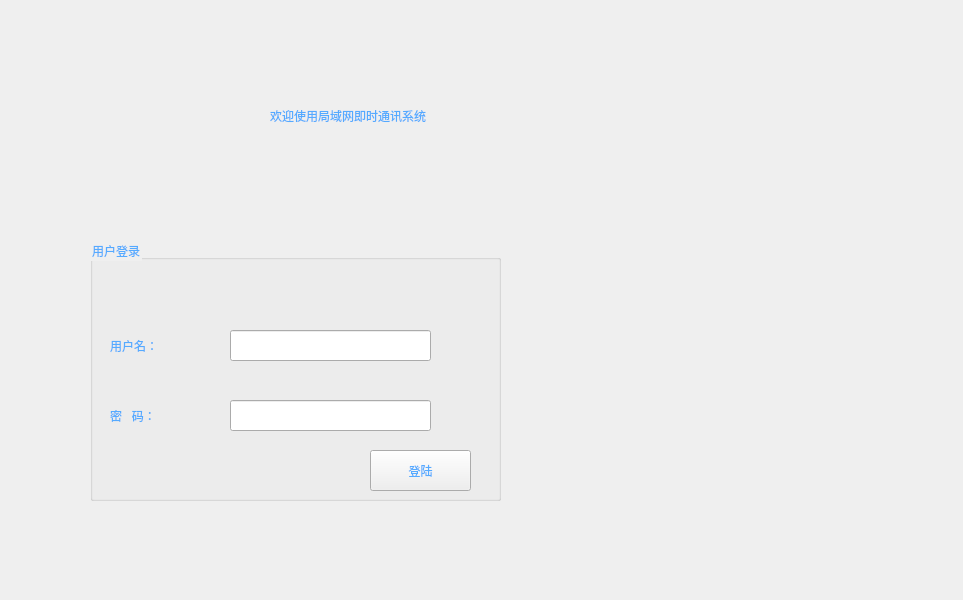
<?xml version="1.0" encoding="UTF-8"?>
<ui version="4.0">
 <class>Login</class>
 <widget class="QWidget" name="Login">
  <property name="geometry">
   <rect>
    <x>0</x>
    <y>0</y>
    <width>963</width>
    <height>600</height>
   </rect>
  </property>
  <property name="windowTitle">
   <string>Form</string>
  </property>
  <property name="styleSheet">
   <string notr="true"/>
  </property>
  <widget class="QGroupBox" name="groupBox">
   <property name="geometry">
    <rect>
     <x>90</x>
     <y>240</y>
     <width>411</width>
     <height>261</height>
    </rect>
   </property>
   <property name="styleSheet">
    <string notr="true">font: 20pt &quot;Arial&quot;;
color: rgb(85, 170, 255);</string>
   </property>
   <property name="title">
    <string>用户登录</string>
   </property>
   <widget class="QLabel" name="labelAccount">
    <property name="geometry">
     <rect>
      <x>20</x>
      <y>90</y>
      <width>111</width>
      <height>31</height>
     </rect>
    </property>
    <property name="text">
     <string>用户名：</string>
    </property>
   </widget>
   <widget class="QLabel" name="labelPassword">
    <property name="geometry">
     <rect>
      <x>20</x>
      <y>160</y>
      <width>111</width>
      <height>31</height>
     </rect>
    </property>
    <property name="text">
     <string>密   码：</string>
    </property>
   </widget>
   <widget class="QLineEdit" name="lineEditAccount">
    <property name="geometry">
     <rect>
      <x>140</x>
      <y>90</y>
      <width>201</width>
      <height>31</height>
     </rect>
    </property>
   </widget>
   <widget class="QLineEdit" name="lineEditPassword">
    <property name="geometry">
     <rect>
      <x>140</x>
      <y>160</y>
      <width>201</width>
      <height>31</height>
     </rect>
    </property>
   </widget>
   <widget class="QPushButton" name="pushButtonLogin">
    <property name="geometry">
     <rect>
      <x>280</x>
      <y>210</y>
      <width>101</width>
      <height>41</height>
     </rect>
    </property>
    <property name="styleSheet">
     <string notr="true"/>
    </property>
    <property name="text">
     <string>登陆</string>
    </property>
   </widget>
  </widget>
  <widget class="QLabel" name="label">
   <property name="geometry">
    <rect>
     <x>270</x>
     <y>100</y>
     <width>461</width>
     <height>31</height>
    </rect>
   </property>
   <property name="styleSheet">
    <string notr="true">font: 20pt &quot;Arial&quot;;
color: rgb(85, 170, 255);
</string>
   </property>
   <property name="text">
    <string>欢迎使用局域网即时通讯系统</string>
   </property>
  </widget>
 </widget>
 <resources/>
 <connections/>
</ui>
